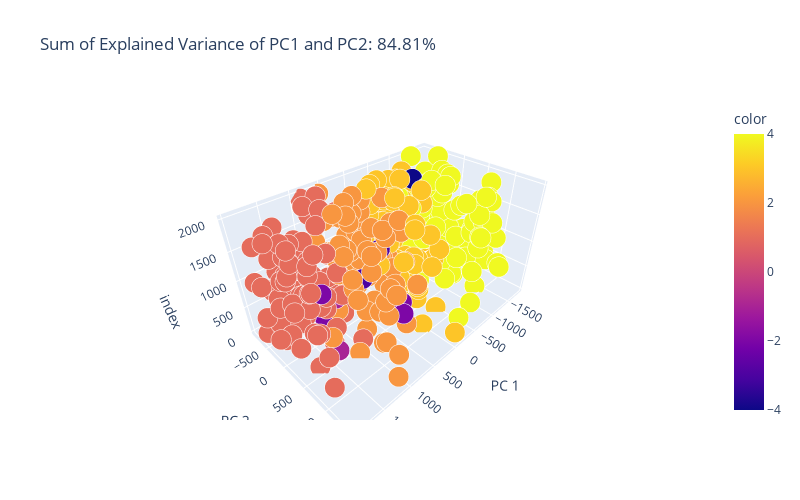

This figure's notebook cell:
### Code cell
import plotly.express as px
import numpy as np
from sklearn.decomposition import PCA

pca = PCA()
components = pca.fit_transform(x_test)
cumsum_var = pca.explained_variance_ratio_.cumsum() * 100

colors = [y_t if y_p == y_t else (y_p) * -1 for y_p,y_t in zip(y_pred,y_test)]

fig = px.scatter_3d(
    components, x=0, y=1, z=x_test.index, color=colors, size=0.1*np.ones(len(x_test)), opacity = 1,
    title=f'Sum of Explained Variance of PC1 and PC2: {cumsum_var[1]:.2f}%',
    labels={'0': 'PC 1', '1': 'PC 2', 'z': 'index'},
    width=800, height=500
)
fig.show()

### Figure 1 — Plotly figure (JSON) as saved in the notebook; plotly's stock layout.template omitted (floating-point values rounded to 4 significant figures; data arrays with more than 128 entries replaced by an {"elided": "..."} marker saying what was removed)
{"data": [{"hovertemplate": "PC 1=%{x}<br>PC 2=%{y}<br>index=%{z}<br>size=%{marker.size}<br>color=%{marker.color}<extra></extra>", "legendgroup": "", "marker": {"color": {"elided": "400 int values"}, "coloraxis": "coloraxis", "opacity": 1, "size": {"elided": "400 float values"}, "sizemode": "area", "sizeref": 0.00025, "symbol": "circle"}, "mode": "markers", "name": "", "scene": "scene", "showlegend": false, "type": "scatter3d", "x": {"elided": "400 float values"}, "y": {"elided": "400 float values"}, "z": {"elided": "400 int values"}}], "layout": {"coloraxis": {"colorbar": {"title": {"text": "color"}}, "colorscale": [[0, "#0d0887"], [0.1111, "#46039f"], [0.2222, "#7201a8"], [0.3333, "#9c179e"], [0.4444, "#bd3786"], [0.5556, "#d8576b"], [0.6667, "#ed7953"], [0.7778, "#fb9f3a"], [0.8889, "#fdca26"], [1, "#f0f921"]]}, "height": 500, "legend": {"itemsizing": "constant", "tracegroupgap": 0}, "scene": {"domain": {"x": [0, 1], "y": [0, 1]}, "xaxis": {"title": {"text": "PC 1"}}, "yaxis": {"title": {"text": "PC 2"}}, "zaxis": {"title": {"text": "index"}}}, "title": {"text": "Sum of Explained Variance of PC1 and PC2: 84.81%"}, "width": 800}}
